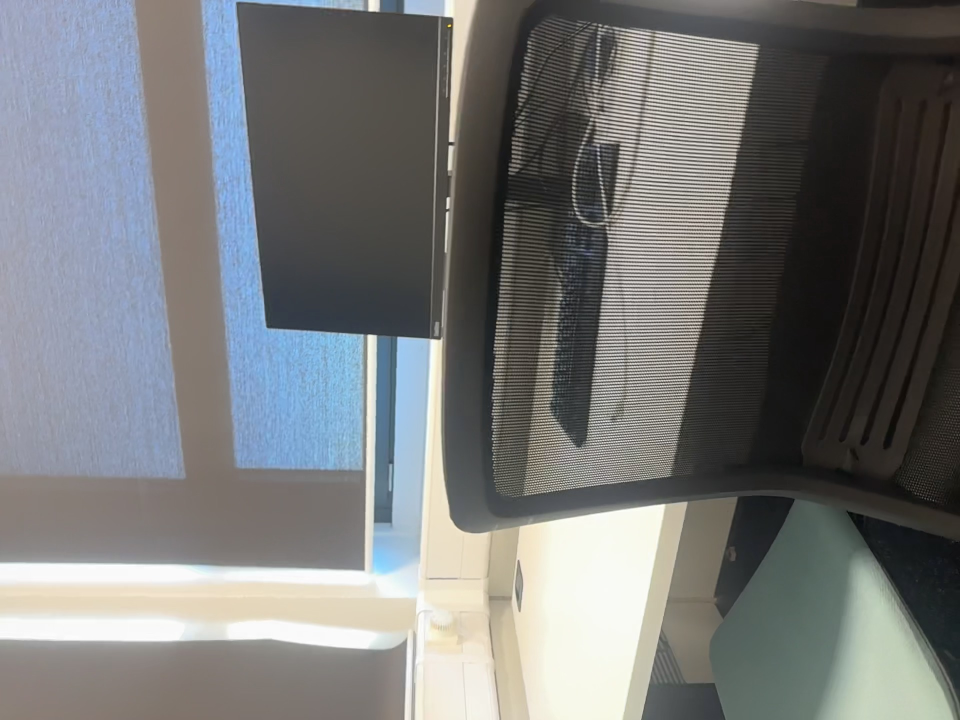
#> input picture results/diagnosis/blur/renders/eval_1219_photo.png, 1920 x 1440 px, given in place of train_234_render.png, which was not available (shown at 1/2 size)
$ python local_cc.py
#> lines starting #> are read from the running program, lines starting #| are printed output that depends on the picture
"""Reviewer check: is the coarse error a spatially varying colour field (what a per-image
bilateral grid absorbs in training and the exported splat lacks)? PSNR after a 3x4 colour fit per
tile (8x6 tiles = 240 px at 1920), vs one global fit; at 1920 and at 60 px wide."""
import json
from pathlib import Path
import numpy as np, cv2
from PIL import Image
D = Path(__file__).resolve().parents[1] / "blur/renders"
def load(p): return np.asarray(Image.open(p).convert("RGB"), np.float64) / 255
def fit(a, b):
    A = np.c_[a.reshape(-1, 3), np.ones(a.size // 3)]; M, *_ = np.linalg.lstsq(A, b.reshape(-1, 3), rcond=None)
    return np.clip(A @ M, 0, 1).reshape(a.shape)
def ps(e): return round(float(10 * np.log10(1 / e)), 2)
out = {}
for n in ["train_234", "train_2002", "train_1228", "eval_224", "eval_2010", "eval_1219"]:
    R, P = load(D / f"{n}_render.png"), load(D / f"{n}_photo.png")
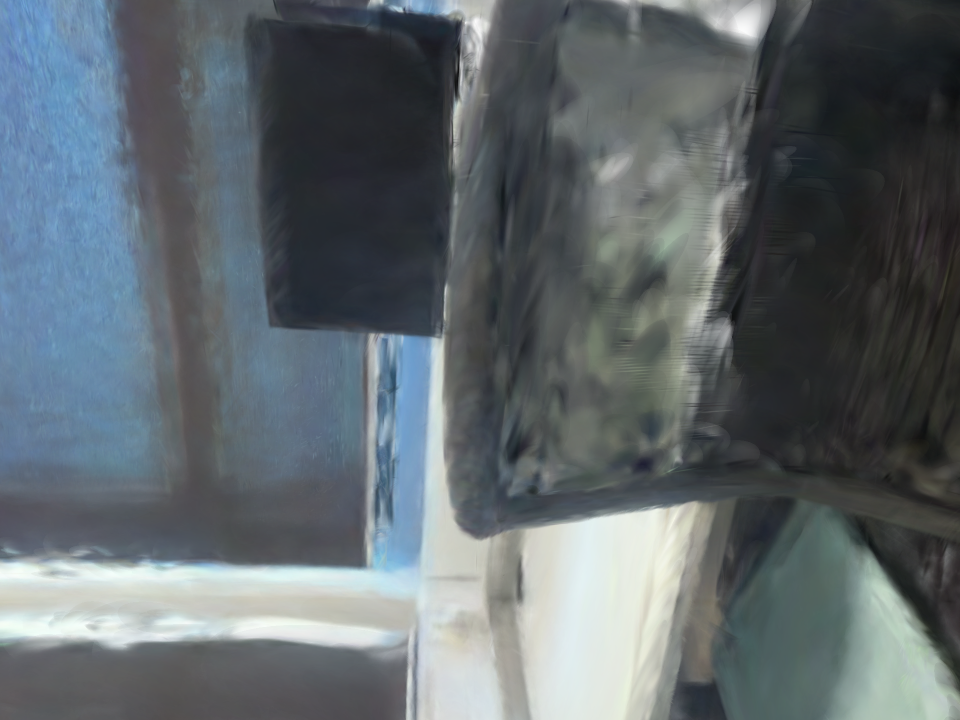
#> input picture results/diagnosis/blur/renders/eval_1219_render.png, 1920 x 1440 px, given in place of train_234_photo.png, which was not available (shown at 1/2 size)
    res = {}
    for w in (1920, 480):
        h = w * 3 // 4
        r = cv2.resize(R, (w, h), interpolation=cv2.INTER_AREA); p = cv2.resize(P, (w, h), interpolation=cv2.INTER_AREA)
        g = ps(np.mean((fit(r, p) - p) ** 2))
        T = w // 8; err = 0.0
        out_img = np.zeros_like(p)
        for y in range(0, h, T):
            for x in range(0, w, T):
                out_img[y:y+T, x:x+T] = fit(r[y:y+T, x:x+T], p[y:y+T, x:x+T])
        l = ps(np.mean((out_img - p) ** 2))
        # a perfect-but-blurred model, same local fit, for scale
        res[w] = {"global_cc": g, "tile_cc": l}
#> this loop made 2 passes
#> (g, l) on passes 1 to 2: (19.19, 23.52), (19.73, 23.85)
#> pass 2, `r = cv2.resize(R, (w, h), interpolation=cv2.INTER_AREA)`:
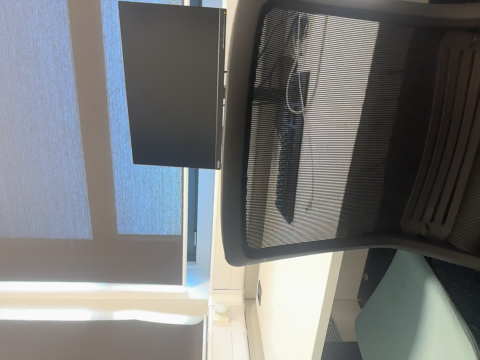
#> r: shape (360, 480, 3) float64; mean R, G, B 0.461, 0.467, 0.467
#> pass 2, `p = cv2.resize(P, (w, h), interpolation=cv2.INTER_AREA)`:
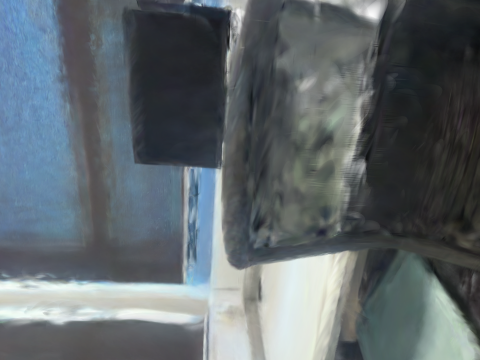
#> p: shape (360, 480, 3) float64; mean R, G, B 0.377, 0.411, 0.429
#> after the loop:
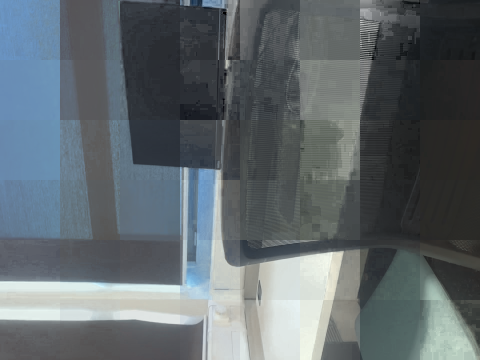
#> out_img: shape (360, 480, 3) float64; mean R, G, B 0.377, 0.411, 0.429
#> after the loop, res = 2 items
    out[n] = res; print(n, res, flush=True)
#| train_234 {1920: {'global_cc': 19.19, 'tile_cc': 23.52}, 480: {'global_cc': 19.73, 'tile_cc': 23.85}}
#> (the run stopped early here; a loop or call above may not have finished)
